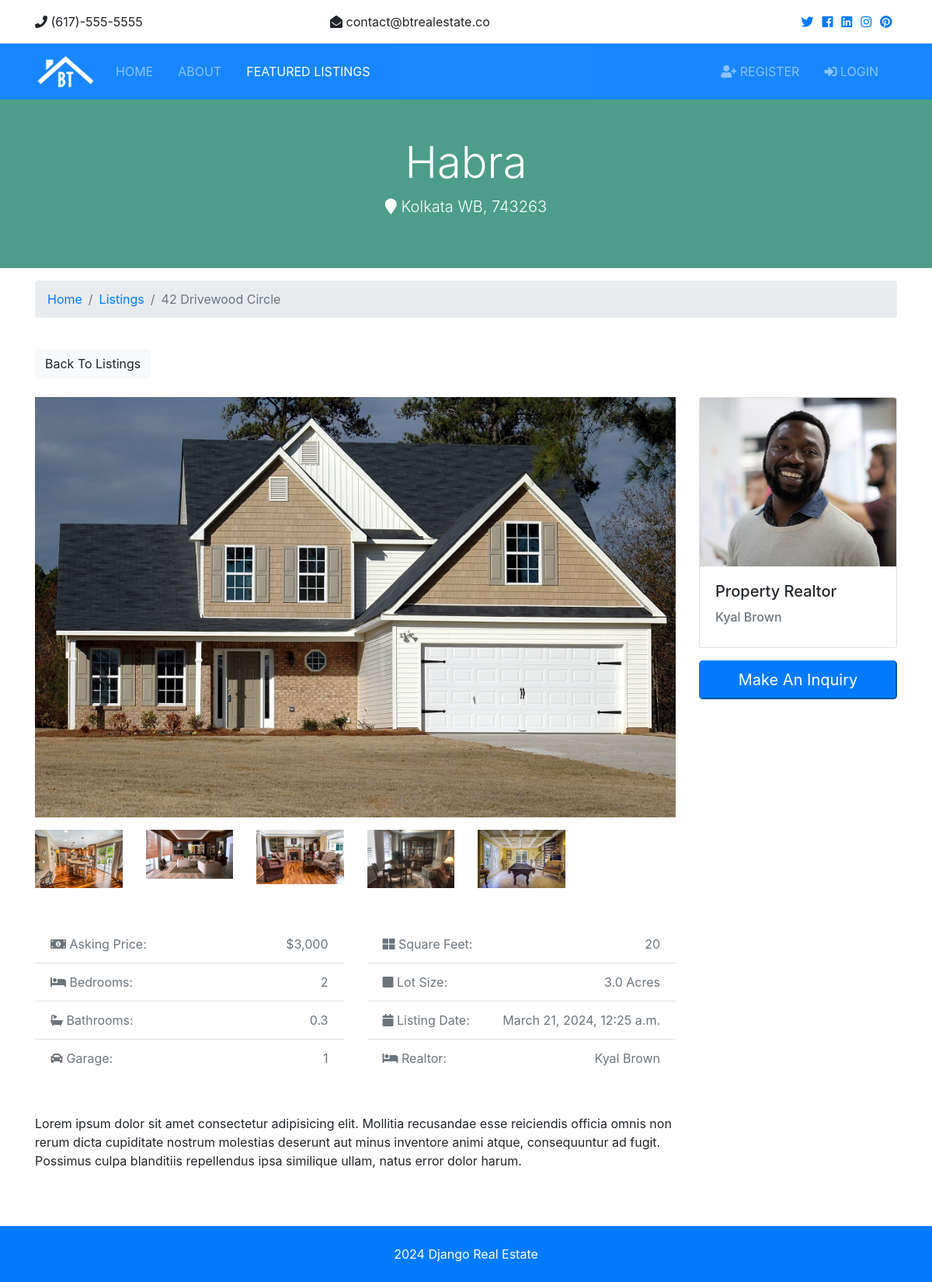
The app's page /listings/1, older data.
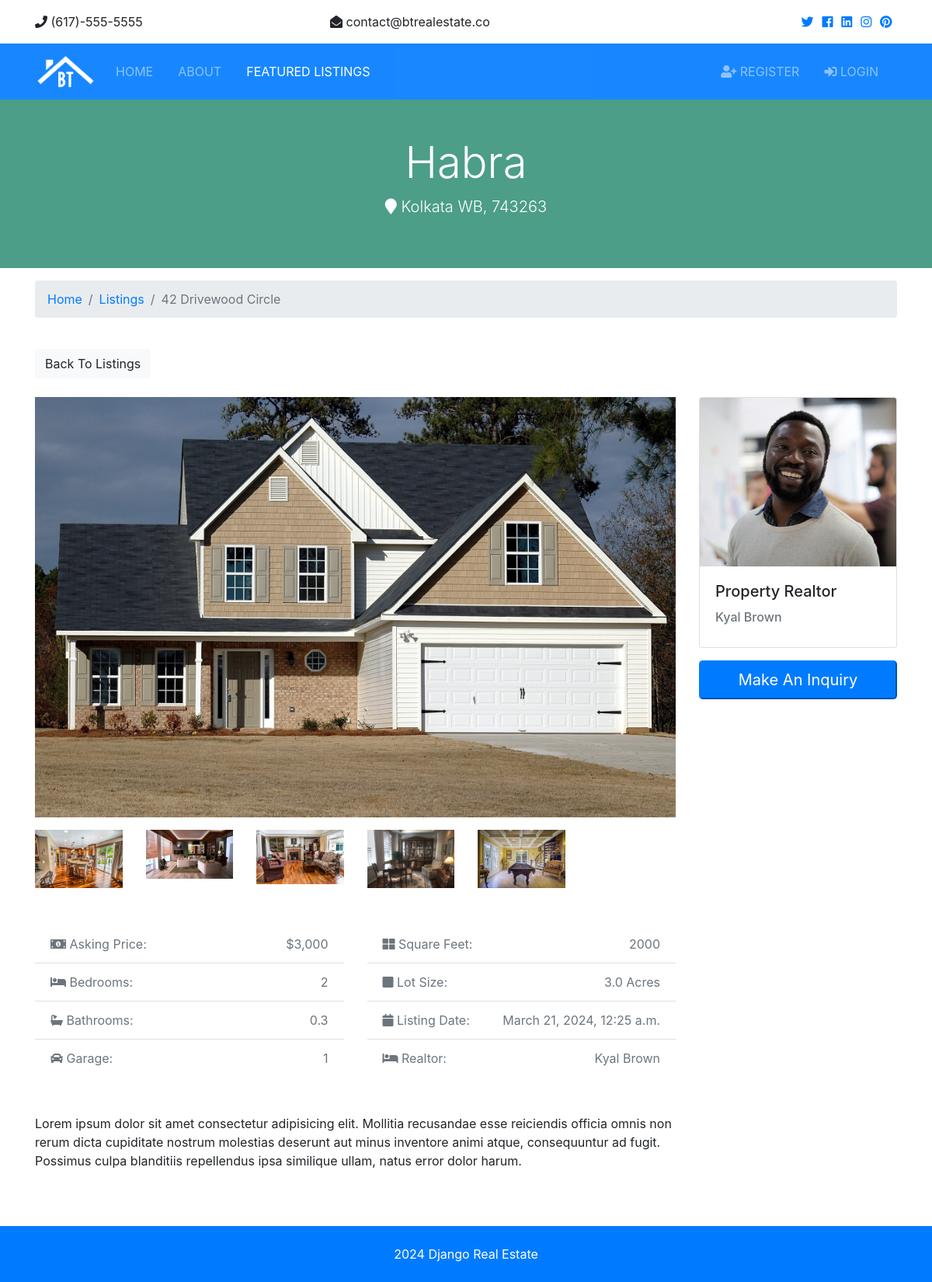
The same page, newer data.
### listings/models.py (models this page shows, shortened)
class Listing(models.Model):
    realtor = models.ForeignKey(Realtor, on_delete=models.DO_NOTHING)
    title = models.CharField(max_length = 200)
    address = models.CharField(max_length = 200)
    city = models.CharField(max_length = 200)
    state = models.CharField(max_length = 200)
    zipcode = models.CharField(max_length = 200)
    description = models.TextField(blank=True)
    price = models.IntegerField()
    bedrooms = models.IntegerField()
    bathrooms = models.DecimalField(max_digits=2,decimal_places=1)
    garage = models.IntegerField(default=0)
    sqft = models.IntegerField()
    lot_size= models.DecimalField(max_digits=5,decimal_places=1)
    photo_main = models.ImageField(upload_to ='photos/%Y/%m/%d/', blank=True)
    photo_1 = models.ImageField(upload_to ='photos/%Y/%m/%d/',blank=True)
    photo_2 = models.ImageField(upload_to ='photos/%Y/%m/%d/', blank=True)
    photo_3 = models.ImageField(upload_to ='photos/%Y/%m/%d/', blank=True)
    photo_4 = models.ImageField(upload_to ='photos/%Y/%m/%d/', blank=True)
    photo_5 = models.ImageField(upload_to ='photos/%Y/%m/%d/', blank=True)
    is_published = models.BooleanField(default=True)
    list_date = models.DateTimeField(default= datetime.now , blank=True)

### realtors/models.py (models this page shows)
class Realtor(models.Model):
    name = models.CharField(max_length= 200)
    photo = models.ImageField(upload_to='photos/%Y/%m/%d/')
    description = models.TextField(max_length= 500)
    phone = models.CharField(max_length= 50)
    email = models.CharField(max_length= 50)
    is_mvp = models.BooleanField(default=False)
    hire_date = models.DateTimeField(default=datetime.now, blank=True)
    def __str__(self):
        return self.name

### listings/views.py (the view)
# urls.py: path('<int:listing_id>', views.listing, name="listing"),
def listing(request, listing_id):
    listing = get_object_or_404(Listing, pk=listing_id)
    context = {
        'listing' : listing
    }
    return render(request, 'listings/listing.html',context)

### templates/listings/listing.html (shortened to what the changed rows need)
{% extends "base.html" %}
{% load humanize %}
{% block content %}
<section id="showcase-inner" class="py-5 text-white">
    <div class="container">
      <div class="row text-center">
        <div class="col-md-12">
          <h1 class="display-4">{{listing.title}}</h1>
          <p class="lead">
            <i class="fas fa-map-marker"></i> {{listing.city}} {{listing.state}}, {{listing.zipcode}}</p>
        </div>
      </div>
    </div>
  </section>
  <section id="listing" class="py-4">
    <div class="container">
      <div class="row">
        <div class="col-md-9">
          <img src={{listing.photo_main.url}} alt="" class="img-main img-fluid mb-3">
          <div class="row mb-5 thumbs">
            <div class="col-md-2">
              <a href="{{listing.photo_1.url}}" data-lightbox="home-images">
                <img src={{listing.photo_1.url}} alt="" class="img-fluid">
              </a>
            </div>
            <div class="col-md-2">
              <a href="{{listing.photo_2.url}}" data-lightbox="home-images">
                <img src={{listing.photo_2.url}} alt="" class="img-fluid">
              </a>
            </div>
            <div class="col-md-2">
              <a href="{{listing.photo_3.url}}" data-lightbox="home-images">
                <img src={{listing.photo_3.url}} alt="" class="img-fluid">
              </a>
            </div>
            <div class="col-md-2">
              <a href="{{listing.photo_4.url}}" data-lightbox="home-images">
                <img src={{listing.photo_4.url}} alt="" class="img-fluid">
              </a>
            </div>
            <div class="col-md-2">
              <a href="{{listing.photo_5.url}}" data-lightbox="home-images">
                <img src={{listing.photo_5.url}} alt="" class="img-fluid">
              </a>
            </div>
          </div>
          <div class="row mb-5 fields">
            <div class="col-md-6">
              <ul class="list-group list-group-flush">
                <li class="list-group-item text-secondary">
                  <i class="fas fa-money-bill-alt"></i> Asking Price:
                  <span class="float-right">${{listing.price | intcomma}}</span>
                </li>
                <li class="list-group-item text-secondary">
                  <i class="fas fa-bed"></i> Bedrooms:
                  <span class="float-right">{{listing.bedrooms}}</span>
                </li>
                <li class="list-group-item text-secondary">
                  <i class="fas fa-bath"></i> Bathrooms:
                  <span class="float-right">{{listing.bathrooms}}</span>
                </li>
                <li class="list-group-item text-secondary">
                  <i class="fas fa-car"></i> Garage:
                  <span class="float-right">{{listing.garage}}
                  </span>
                </li>
              </ul>
            </div>
            <div class="col-md-6">
              <ul class="list-group list-group-flush">
                <li class="list-group-item text-secondary">
                  <i class="fas fa-th-large"></i> Square Feet:
                  <span class="float-right">{{listing.sqft}}</span>
                </li>
                <li class="list-group-item text-secondary">
                  <i class="fas fa-square"></i> Lot Size:
                  <span class="float-right">{{listing.lot_size}} Acres
                  </span>
                </li>
                <li class="list-group-item text-secondary">
                  <i class="fas fa-calendar"></i> Listing Date:
                  <span class="float-right">{{listing.list_date}}</span>
                </li>
                <li class="list-group-item text-secondary">
                  <i class="fas fa-bed"></i> Realtor:
                  <span class="float-right">{{listing.realtor}}
                  </span>
                </li>
              </ul>
            </div>
          </div>
          <div class="row mb-5">
            <div class="col-md-12">
            </div>
          </div>
        </div>
        <div class="col-md-3">
          <div class="card mb-3">
            <img class="card-img-top" src= {{listing.realtor.photo.url}} alt="Seller of the month">
            <div class="card-body">
              <h5 class="card-title">Property Realtor</h5>
              <h6 class="text-secondary">{{listing.realtor}}</h6>
            </div>
          </div>
        </div>
      </div>
    </div>
  </section>
{% endblock content %}

Row changes from the older to the newer data that the page shows:
changed Listing "Habra": sqft "20" → "2000"
